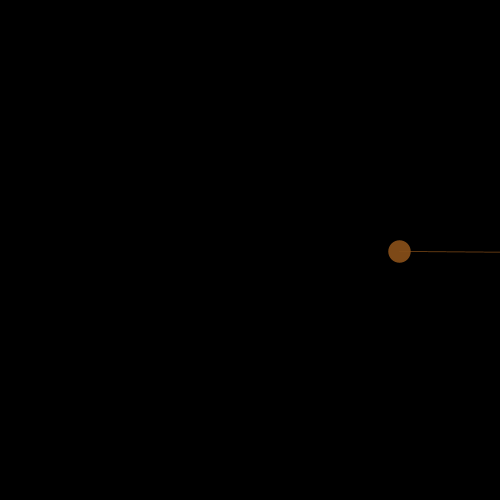
Frame 1 (no input)
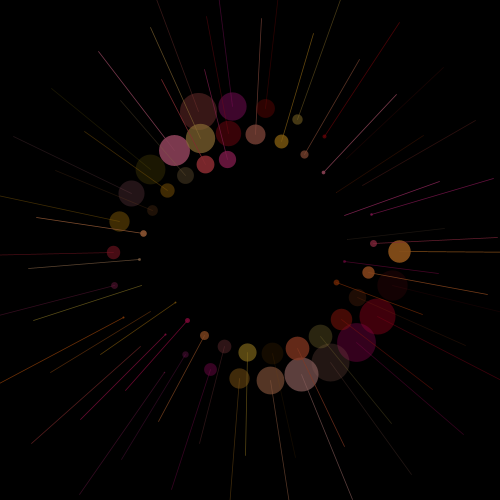
Frame 60 (the mouse pressed at the canvas centre just before this capture)
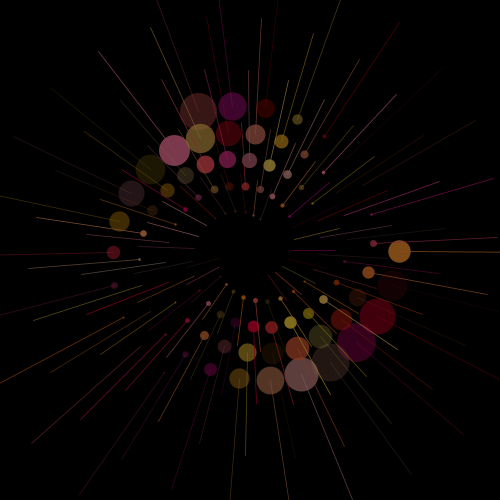
Frame 120 (the mouse held since frame 60 and released just before this capture)

The Processing sketch that drew these frames (run headless with seeded random() and noise(); from frame 60 on, the mouse is pressed at the canvas centre):

// Processing sketch: processing_164926
// ── processing_164926.pde

float raio=150;
float x,y;
float ang;
float rota=PI/360;
float adiciona=PI/360;

void setup(){
size(500,500);
frameRate(30);
background(0);
}

//background(255);
//for (ang=0;ang<=360;ang+=10){
 
void draw(){
//  background(255);
  translate(width/2,height/2);
  rotate(rota);
  //pushMatrix();
  float rad=radians(ang);
  x=raio*cos(rad);
  y=raio*sin(rad);
  strokeWeight(pow(x+y,2)/1000);
  stroke(133,random(122),random(100),random(34,250));
  point(x,y);
  strokeWeight((noise(1)*1.5));
  line(x,y,x+x,y+y);
  rota+=PI/360;
  ang+=noise(1)*width/2;
  raio-=1;
  ;
   
}
